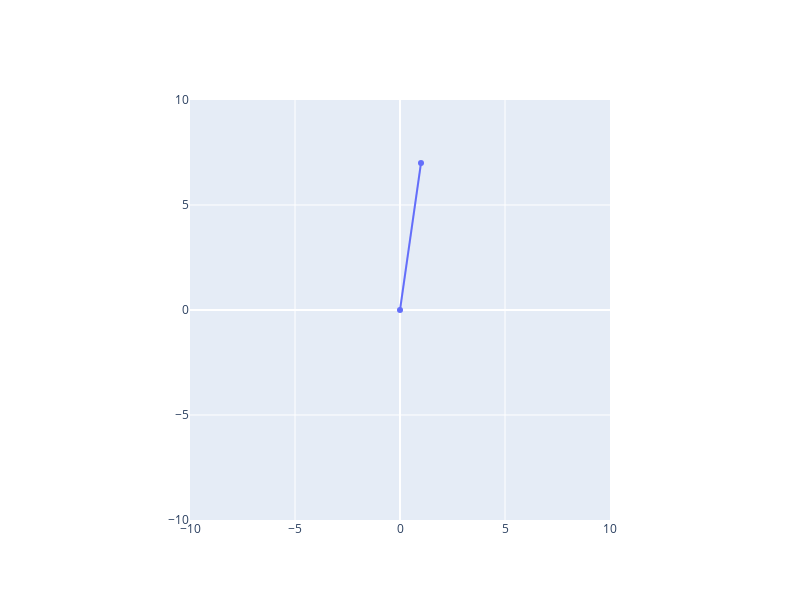

Notebook code cell kept with this figure:
### Code cell
figura1 = vector(1,7)
figura1.mostrar()

### Figure 1 — Plotly figure (JSON) as saved in the notebook; plotly's stock layout.template omitted (floating-point values rounded to 4 significant figures)
{"data": [{"mode": "markers+lines", "type": "scatter", "x": [0, 1], "y": [0, 7]}], "layout": {"height": 600, "showlegend": false, "width": 800, "xaxis": {"constrain": "domain", "domain": [0.1719, 0.8281], "range": [-10, 10], "type": "linear"}, "yaxis": {"domain": [0, 1], "range": [-10, 10], "scaleanchor": "x", "scaleratio": 1, "type": "linear"}}}
